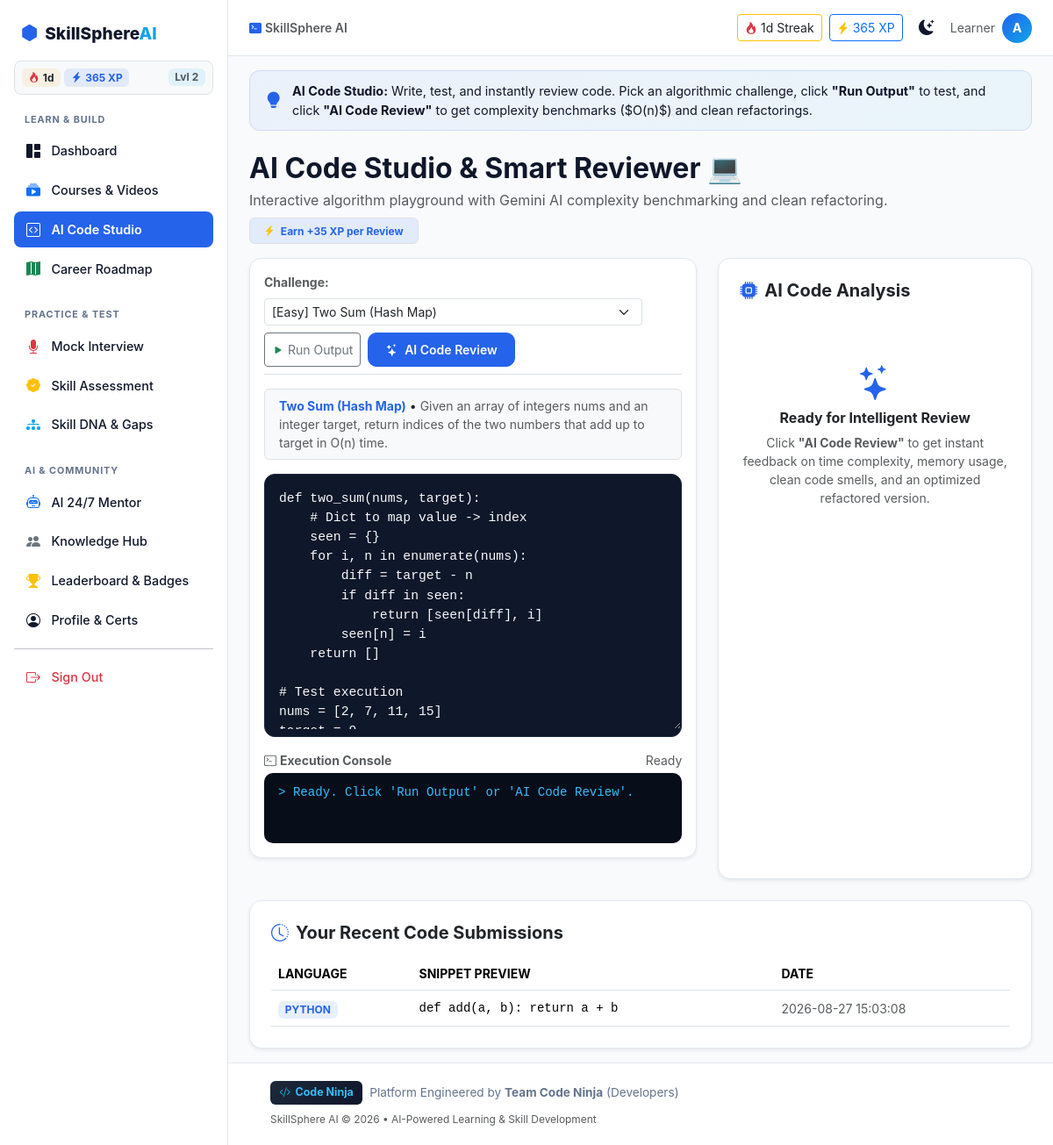
The page /code-studio (signed in) on the database its author committed.
### tables this page shows
CREATE TABLE user_gamification (
                id INTEGER PRIMARY KEY AUTOINCREMENT,
                user_id INTEGER UNIQUE NOT NULL,
                xp INTEGER DEFAULT 0,
                streak INTEGER DEFAULT 1,
                level INTEGER DEFAULT 1,
                last_active DATE,
                badges TEXT DEFAULT '["Welcome Explorer"]',
                FOREIGN KEY (user_id) REFERENCES users(id) ON DELETE CASCADE
            );

CREATE TABLE code_reviews (
                id INTEGER PRIMARY KEY AUTOINCREMENT,
                user_id INTEGER NOT NULL,
                language TEXT NOT NULL,
                code_snippet TEXT NOT NULL,
                ai_review TEXT NOT NULL,
                created_at TIMESTAMP DEFAULT CURRENT_TIMESTAMP,
                FOREIGN KEY (user_id) REFERENCES users(id) ON DELETE CASCADE
            );

### app.py (the view)
@app.route("/code-studio")
@login_required
def code_studio():
    recent_reviews = run_query(
        "SELECT * FROM code_reviews WHERE user_id = %s ORDER BY created_at DESC LIMIT 5",
        (session["user_id"],), fetch=True
    ) or []
    return render_template("code_studio.html", challenges=CHALLENGE_LIBRARY, recent_reviews=recent_reviews)

### app.py (called while the page is built, shortened)
def get_db():
    conn = sqlite3.connect(str(DB_FILE))
    conn.row_factory = sqlite3.Row
    return conn, "sqlite"

def get_gamification(user_id):
    g = run_query("SELECT * FROM user_gamification WHERE user_id = %s", (user_id,), fetchone=True)
    if g and isinstance(g.get("badges"), str):
        try:
            g["badges_list"] = json.loads(g["badges"])
        except Exception:
            g["badges_list"] = ["Welcome Explorer"]
    else:
        g["badges_list"] = ["Welcome Explorer"]
    return g

def login_required(view):
    @wraps(view)
    def wrapped(*args, **kwargs):
        if "user_id" not in session:
            flash("Please log in to continue.", "warning")
            return redirect(url_for("login"))
        return view(*args, **kwargs)
    return wrapped

@app.context_processor
def inject_gamification():
    if "user_id" in session:
        g = get_gamification(session["user_id"])
        return {
            "user_xp": g.get("xp", 0) if g else 0,
            "user_streak": g.get("streak", 1) if g else 1,
            "user_level": g.get("level", 1) if g else 1,
            "user_badges": g.get("badges_list", []) if g else [],
        }
    return {}

### templates/code_studio.html (shortened to what this page needs)
{% extends "base.html" %}
{% block content %}
<div class="page-guide-banner">
    <i class="bi bi-lightbulb-fill"></i>
    <div>
        <strong>AI Code Studio:</strong> Write, test, and instantly review code. Pick an algorithmic challenge, click <strong>"Run Output"</strong> to test, and click <strong>"AI Code Review"</strong> to get complexity benchmarks ($O(n)$) and clean refactorings.
    </div>
</div>
<div class="d-flex justify-content-between align-items-center mb-3 flex-wrap gap-2">
    <div>
        <h2 class="fw-bold mb-1">AI Code Studio & Smart Reviewer 💻</h2>
        <p class="text-muted mb-0">Interactive algorithm playground with Gemini AI complexity benchmarking and clean refactoring.</p>
    </div>
    <span class="badge bg-primary-soft text-primary-brand px-3 py-2 border">
        <i class="bi bi-lightning-charge-fill text-warning me-1"></i> Earn +35 XP per Review
    </span>
</div>
<div class="row g-4">
    <div class="col-lg-7">
        <div class="card p-3 shadow-sm mb-4">
            <div class="d-flex justify-content-between align-items-center mb-3 pb-2 border-bottom flex-wrap gap-2">
                <div class="d-flex align-items-center gap-2 flex-wrap">
                    <label class="small fw-bold text-muted mb-0">Challenge:</label>
                    <select id="challengeSelect" class="form-select form-select-sm" style="min-width: 220px;">
                        {% for key, ch in challenges.items() %}
                        <option value="{{ key }}">
                            [{{ ch.difficulty }}] {{ ch.title }}
                        </option>
                        {% endfor %}
                    </select>
                </div>
                <div class="d-flex gap-2">
                    <button class="btn btn-outline-secondary btn-sm" id="runCodeBtn">
                        <i class="bi bi-play-fill text-success"></i> Run Output
                    </button>
                    <button class="btn btn-brand btn-sm" id="reviewCodeBtn">
                        <i class="bi bi-stars me-1"></i> AI Code Review
                    </button>
                </div>
            </div>
            <div class="p-2 px-3 rounded-2 bg-body-tertiary border mb-3 small" id="challengeDescBox">
                <span class="fw-bold text-primary-brand" id="challengeTitle">Two Sum (Hash Map)</span> &bull;
                <span class="text-muted" id="challengeDesc">Given an array of integers nums and an integer target, return indices of the two numbers that add up to target in O(n) time.</span>
            </div>
            <div class="code-editor-box mb-3">
                <textarea id="codeEditor" spellcheck="false">{{ challenges['twosum'].starter_code }}</textarea>
            </div>
            <div>
                <div class="d-flex justify-content-between align-items-center mb-1">
                    <label class="form-label small fw-bold text-muted mb-0"><i class="bi bi-terminal me-1"></i>Execution Console</label>
                    <span class="text-muted small" id="execStatus">Ready</span>
                </div>
                <div class="console-output" id="consoleOutput">> Ready. Click 'Run Output' or 'AI Code Review'.</div>
            </div>
        </div>
    </div>
    <div class="col-lg-5">
        <div class="card p-4 shadow-sm h-100" id="reviewPanel">
            <div class="d-flex align-items-center justify-content-between mb-3">
                <h5 class="fw-bold mb-0"><i class="bi bi-cpu-fill text-primary-brand me-2"></i>AI Code Analysis</h5>
            </div>
            <div id="reviewPlaceholder" class="text-center py-5">
                <i class="bi bi-stars fs-1 text-primary-brand mb-2"></i>
                <h6 class="fw-bold">Ready for Intelligent Review</h6>
                <p class="text-muted small max-w-sm mx-auto">Click <strong>"AI Code Review"</strong> to get instant feedback on time complexity, memory usage, clean code smells, and an optimized refactored version.</p>
            </div>
        </div>
    </div>
</div>
{% if recent_reviews %}
<div class="card p-4 shadow-sm mt-4">
    <h5 class="fw-bold mb-3"><i class="bi bi-clock-history me-2 text-primary-brand"></i>Your Recent Code Submissions</h5>
    <div class="table-responsive">
        <table class="table align-middle mb-0">
            <thead>
                <tr class="text-muted small">
                    <th>LANGUAGE</th>
                    <th>SNIPPET PREVIEW</th>
                    <th>DATE</th>
                </tr>
            </thead>
            <tbody>
                {% for r in recent_reviews %}
                <tr>
                    <td><span class="badge bg-primary-soft text-primary-brand text-uppercase">{{ r.language }}</span></td>
                    <td class="small font-monospace text-truncate" style="max-width: 380px;">{{ r.code_snippet }}</td>
                    <td class="text-muted small">{{ r.created_at }}</td>
                </tr>
                {% endfor %}
            </tbody>
        </table>
    </div>
</div>
{% endif %}
{% endblock %}

### templates/base.html (shortened to what this page needs)
<!DOCTYPE html>
<html lang="en" data-bs-theme="light">
<head>
<link href="https://cdn.jsdelivr.net/npm/bootstrap@5.3.3/dist/css/bootstrap.min.css" rel="stylesheet">
<link rel="stylesheet" href="https://cdn.jsdelivr.net/npm/bootstrap-icons@1.11.3/font/bootstrap-icons.css">
<link rel="stylesheet" href="{{ url_for('static', filename='style.css') }}">
</head>
<body class="{% if session.user_id %}has-sidebar{% endif %}">
{% if session.user_id %}
<div class="sidebar" id="sidebar">
    <div class="sidebar-brand">
        <i class="bi bi-hexagon-fill text-primary-brand"></i>
        <span>SkillSphere<span class="text-accent">AI</span></span>
    </div>
    <div class="px-2 py-2 mb-2 rounded-3 bg-body-tertiary border d-flex align-items-center justify-content-between">
        <div class="d-flex align-items-center gap-1">
            <span class="badge bg-warning-soft text-dark fw-bold"><i class="bi bi-fire text-danger me-1"></i>{{ user_streak or 1 }}d</span>
            <span class="badge bg-primary-soft text-primary-brand fw-bold"><i class="bi bi-lightning-charge-fill me-1"></i>{{ user_xp or 100 }} XP</span>
        </div>
        <span class="badge bg-secondary-soft text-muted small">Lvl {{ user_level or 1 }}</span>
    </div>
    <nav class="sidebar-nav">
        <div class="nav-category-header">Learn & Build</div>
        <a href="{{ url_for('dashboard') }}" class="{{ 'active' if request.endpoint == 'dashboard' }}">
            <i class="bi bi-grid-1x2-fill"></i> Dashboard
        </a>
        <a href="{{ url_for('courses') }}" class="{{ 'active' if request.endpoint in ['courses','learn'] }}">
            <i class="bi bi-collection-play-fill text-primary"></i> Courses & Videos
        </a>
        <a href="{{ url_for('code_studio') }}" class="{{ 'active' if request.endpoint == 'code_studio' }}">
            <i class="bi bi-code-square text-info"></i> AI Code Studio
        </a>
        <a href="{{ url_for('roadmap') }}" class="{{ 'active' if request.endpoint == 'roadmap' }}">
            <i class="bi bi-map-fill text-success"></i> Career Roadmap
        </a>
        <div class="nav-category-header mt-2">Practice & Test</div>
        <a href="{{ url_for('interview') }}" class="{{ 'active' if request.endpoint == 'interview' }}">
            <i class="bi bi-mic-fill text-danger"></i> Mock Interview
        </a>
        <a href="{{ url_for('assessment') }}" class="{{ 'active' if request.endpoint == 'assessment' }}">
            <i class="bi bi-patch-check-fill text-warning"></i> Skill Assessment
        </a>
        <a href="{{ url_for('skills') }}" class="{{ 'active' if request.endpoint == 'skills' }}">
            <i class="bi bi-diagram-3-fill text-accent"></i> Skill DNA & Gaps
        </a>
        <div class="nav-category-header mt-2">AI & Community</div>
        <a href="{{ url_for('mentor') }}" class="{{ 'active' if request.endpoint == 'mentor' }}">
            <i class="bi bi-robot text-primary"></i> AI 24/7 Mentor
        </a>
        <a href="{{ url_for('hub') }}" class="{{ 'active' if request.endpoint == 'hub' }}">
            <i class="bi bi-people-fill text-secondary"></i> Knowledge Hub
        </a>
        <a href="{{ url_for('leaderboard') }}" class="{{ 'active' if request.endpoint == 'leaderboard' }}">
            <i class="bi bi-trophy-fill text-warning"></i> Leaderboard & Badges
        </a>
        <a href="{{ url_for('profile') }}" class="{{ 'active' if request.endpoint == 'profile' }}">
            <i class="bi bi-person-circle"></i> Profile & Certs
        </a>
        <hr class="my-2">
        <a href="{{ url_for('logout') }}" class="text-danger">
            <i class="bi bi-box-arrow-right"></i> Sign Out
        </a>
    </nav>
</div>
{% endif %}
<header class="topbar {% if session.user_id %}with-sidebar{% endif %}">
    <div class="d-flex align-items-center gap-2">
        {% if session.user_id %}
        <span class="d-none d-md-inline-block text-muted small fw-semibold">
            <i class="bi bi-terminal-fill text-primary-brand me-1"></i>SkillSphere AI
        </span>
        {% endif %}
    </div>
    <div class="d-flex align-items-center gap-2">
        {% if session.user_id %}
        <a href="{{ url_for('leaderboard') }}" class="btn btn-sm btn-outline-warning text-dark border-warning d-none d-sm-inline-flex align-items-center gap-1 text-decoration-none">
            <i class="bi bi-fire text-danger"></i> {{ user_streak or 1 }}d Streak
        </a>
        <a href="{{ url_for('leaderboard') }}" class="btn btn-sm btn-outline-primary d-none d-sm-inline-flex align-items-center gap-1 text-decoration-none">
            <i class="bi bi-lightning-charge-fill text-warning"></i> {{ user_xp or 100 }} XP
        </a>
        {% endif %}
        <button class="btn btn-icon" id="themeToggle" title="Toggle dark mode">
            <i class="bi bi-moon-stars-fill" id="themeIcon"></i>
        </button>
        {% if not session.user_id %}
            <a href="{{ url_for('demo_login', role='learner') }}" class="btn btn-brand btn-sm d-none d-sm-inline-block">1-Click Demo</a>
            <a href="{{ url_for('login') }}" class="btn btn-outline-brand btn-sm">Login</a>
            <a href="{{ url_for('register') }}" class="btn btn-brand btn-sm">Register</a>
        {% else %}
            <span class="d-none d-sm-inline text-muted small">{{ session.role }}</span>
            <a href="{{ url_for('profile') }}" class="avatar-badge text-decoration-none">{{ session.name[0]|upper }}</a>
        {% endif %}
    </div>
</header>
<main class="{% if session.user_id %}with-sidebar{% endif %}">
    <div class="container-fluid px-3 px-md-4 py-3">
        {% block content %}{% endblock %}
    </div>
</main>
<footer class="code-ninja-footer {% if session.user_id %}with-sidebar{% endif %}">
    <div class="container-fluid px-3 px-md-4 d-flex justify-content-between align-items-center flex-wrap gap-2">
        <div class="d-flex align-items-center gap-2">
            <span class="code-ninja-badge"><i class="bi bi-code-slash text-info"></i> Code Ninja</span>
            <span>Platform Engineered by <strong>Team Code Ninja</strong> (Developers)</span>
        </div>
        <div class="text-muted small">
            <span>SkillSphere AI &copy; 2026 • AI-Powered Learning & Skill Development</span>
        </div>
    </div>
</footer>
</body>
</html>

### rows shown on the page
user_gamification: xp "365"
code_reviews: language "PYTHON", code_snippet "def add(a, b): return a + b", created_at "2026-08-27 15:03:08"

### other values the page prints
{{ user_streak or 1 }} "1"
{{ user_level or 1 }} "2"
{{ session.role }} "Learner"
{{ session.name[0]|upper }} "A"
